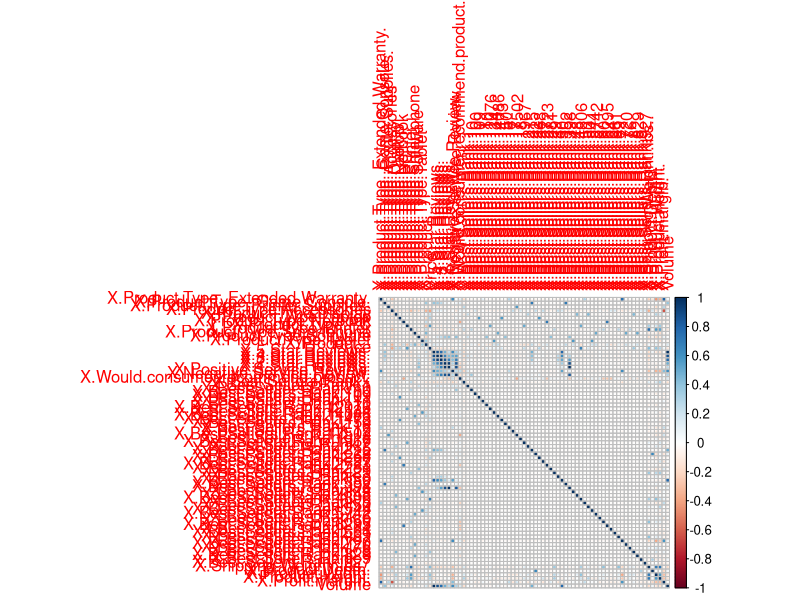

Reproduce this figure in R. (Note: this script raises an error after producing the figure.)
#dataframe = epa
#Y Value = Volume
set.seed(998)

#Install/Load Caret
install.packages("caret")
install.packages("corrplot")
install.packages("readr")
require(caret)
require(corrplot)
require(mlbench)
require(readr)
library(caret)
library(corrplot)

#Import new and existing product attribute files
npa <- read.csv("new product attributes.csv")
epa <- read.csv("existing product attributes.csv")

#Check Dataset- Cleaning and Preprocessing
str(epa)
summary(epa)

# dummify the data
dmy <- dummyVars(" ~ .", data = epa)
readyData <- data.frame(predict(dmy, newdata = epa))
readyData
str(epa)
str(readyData)
summary(readyData)

#Feature Engineering- corrplot, corr, dim red, collinearity.
corrData <- cor(readyData)
corrData
corrplot(corrData)

#Remove 5 and 3 star review atributes because of their high correlation with dependent variable Volume
readyData$x5StarReviews <- NULL
readyData$x3StarReviews <- NULL

#Create Training and Testing sets
inTraining <- createDataPartition(epa$Volume, p = .75, list = FALSE)
training <- epa[inTraining,]
testing <- epa[-inTraining,]
set.seed(998)

#---Linear Regression Model---#
#LM model
LMFit1 <- lm(Volume~., training)
LMFit1


#---Random Forest---#
#Install RF Package
install.packages("randomForest")
library(randomForest)

#Create Training and Testing sets
trainSize <- round(nrow(readyData)*0.75)
testSize <- nrow(readyData)-trainSize
trainSize
testSize
training_indices <- sample(seq_len(nrow(readyData)),size = trainSize)
trainSet <- readyData[training_indices,]
testSet <- readyData[-training_indices,]

#Random Forest Model
rfFit1 <- randomForest(Volume~., trainSet, ntree = 500)
rfFit1

#Random Forest Predictions
rfPred <- predict(rfFit1,testSet)
rfPred
summary(rfPred)


#---Support Vector Machine---#
#e1071 package for SVM model
library(e1071)

#SVM Model
svmFit1 <- svm(Volume~., data = trainSet, kernel = "linear", cost = .1, scale = FALSE)
svmFit1

#SVM Predictions
svmPred <- predict(svmFit1,testSet)
svmPred
summary(svmPred)


#---Predicting New Products Data---#
#Dummify variables in newproductattributes dataset
NewProd <- dummyVars("~.", data = npa)
readyData2 <- data.frame(predict(NewProd, newdata = npa))
readyData2
str(npa)
str(readyData2)
summary(readyData2)

#Remove attributes in newproductattributes that were also removed in existingproductattributes
readyData2$x5StarReviews <- NULL
readyData2$x3StarReviews <- NULL

#Predict randomForest, preferred model
finalPred <- predict(rfFit1, readyData2)
finalPred

#Write predictions to new CSV file which also takes all existing data from ReadyExisProd2 (newproductattributes data)
output <- readyData2
output$predictions <- finalPred
write.csv(output, file="C2.T3output.csv", row.names = TRUE)
